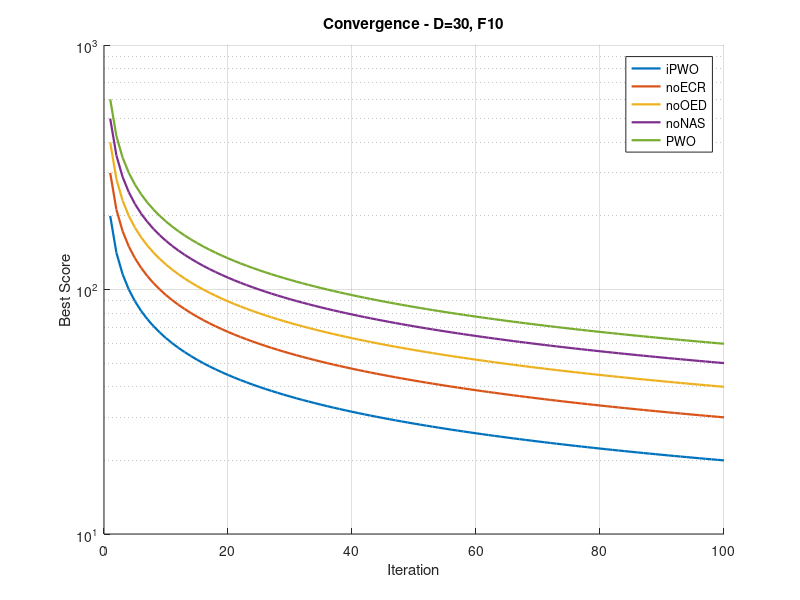

MATLAB code to generate this figure: (Note: this script raises an error after producing the figure.)
function check_fonts_ch6()
% check_fonts_ch6 - Object-level font audit for Chapter-6 figures.
% Rebuilds one figure of each type, applies ch6_print (keepOpen), then
% enumerates EVERY handle in the figure tree and reports all FontName /
% FontSize values found. Any font other than 'Times New Roman' is listed
% as an offender with its graphics object type.

    script_dir = fileparts(mfilename('fullpath'));
    root = fileparts(script_dir);
    cd(script_dir); addpath(script_dir);
    tmpdir = fullfile(root, 'figures', '_font_check_tmp');
    if ~exist(tmpdir, 'dir'), mkdir(tmpdir); end
    variants = {'iPWO','noECR','noOED','noNAS','PWO'};
    offenders = {};

    %% 1) convergence
    fig = figure('Visible','off','Position',[100 100 1200 780]);
    colors = lines(numel(variants)); hold on;
    for v = 1:numel(variants)
        semilogy((1:100)', 100./((1:100)'.^0.5).*ones(100,1)*(v+1), 'LineWidth', 1.6, 'Color', colors(v,:));
    end
    hold off; grid on;
    xlabel('Iteration'); ylabel('Best Score');
    title('Convergence - D=30, F10');
    legend(variants, 'Location', 'northeast', 'Interpreter', 'none');
    offenders = [offenders; audit_fig(fig, 'conv', tmpdir)];

    %% 2) boxplot
    fig = figure('Visible','off','Position',[100 100 1000 720]);
    boxplot(rand(51,5).*1e3 + 1, 'Labels', variants);
    set(gca, 'YScale', 'log'); grid on;
    ylabel('Best Score'); title('Boxplot - D=30, F5');
    offenders = [offenders; audit_fig(fig, 'box', tmpdir)];

    %% 3) average rank bar
    fig = figure('Visible','off','Position',[100 100 900 620]);
    bar([1.2 2.5 3.1 3.8 4.4], 'FaceColor', [0.18 0.45 0.75]);
    set(gca, 'XTickLabel', variants);
    ylabel('Average Rank (lower is better)');
    title('Friedman-style Average Rank - D=30'); grid on; ylim([0 6]);
    offenders = [offenders; audit_fig(fig, 'rank', tmpdir)];

    %% 4) runtime bar
    fig = figure('Visible','off','Position',[100 100 900 620]);
    bar([12 34 45 56 67]);
    set(gca, 'XTickLabel', {'iPWO','PWO','GWO','PSO','DE'});
    ylabel('Average CPU time (s)');
    title('Average runtime per MTA-PP solve (5 runs)'); grid on;
    offenders = [offenders; audit_fig(fig, 'runtime', tmpdir)];

    %% 5) sensitivity heatmap (colorbar + greek text)
    fig = figure('Visible','off','Position',[100 100 820 680]);
    imagesc(1:8, 1:8, rand(8));
    colorbar; xlabel('\rho'); ylabel('\theta');
    title('Sensitivity of iPWO to \theta and \rho');
    set(gca, 'XTick', 1:8, 'YTick', 1:8); colormap(parula); axis xy;
    offenders = [offenders; audit_fig(fig, 'sensitivity', tmpdir)];

    %% summary
    fprintf('\n===== FONT AUDIT SUMMARY =====\n');
    if isempty(offenders)
        fprintf('ALL text objects use Times New Roman. NO offenders found.\n');
    else
        fprintf('%d NON-TNR object(s) found:\n', numel(offenders));
        for i = 1:numel(offenders)
            fprintf('  [%s] %s\n', offenders{i}{1}, offenders{i}{2});
        end
    end
    rmdir(tmpdir, 's');
end

function offenders = audit_fig(fig, tag, tmpdir)
    % apply the exact export styling without closing the figure
    ch6_print(fig, fullfile(tmpdir, [tag '_audit.tif']), true);
    offenders = {};
    fonts = containers.Map('KeyType', 'char', 'ValueType', 'any');
    hs = findall(fig);
    for i = 1:numel(hs)
        h = hs(i);
        try
            fn = h.FontName;
            tp = h.Type;
            if ~fonts.isKey(fn)
                fonts(fn) = {tp};
            else
                prev = fonts(fn);
                if ~any(strcmp(prev, tp))
                    fonts(fn) = [prev, {tp}];
                end
            end
            if ~strcmpi(fn, 'Times New Roman')
                offenders = [offenders; {{sprintf('%s (FontName=%s)', tp, fn), ''}}];
            end
        catch
            % handle has no FontName property (lines, patches, ...) - skip
        end
    end
    fnames = fonts.keys;
    fprintf('[%s] distinct FontName values:\n', tag);
    for k = 1:numel(fnames)
        tps = fonts(fnames{k});
        fprintf('    "%s"  <- %s\n', fnames{k}, strjoin(tps, ', '));
    end
    close(fig);
end
